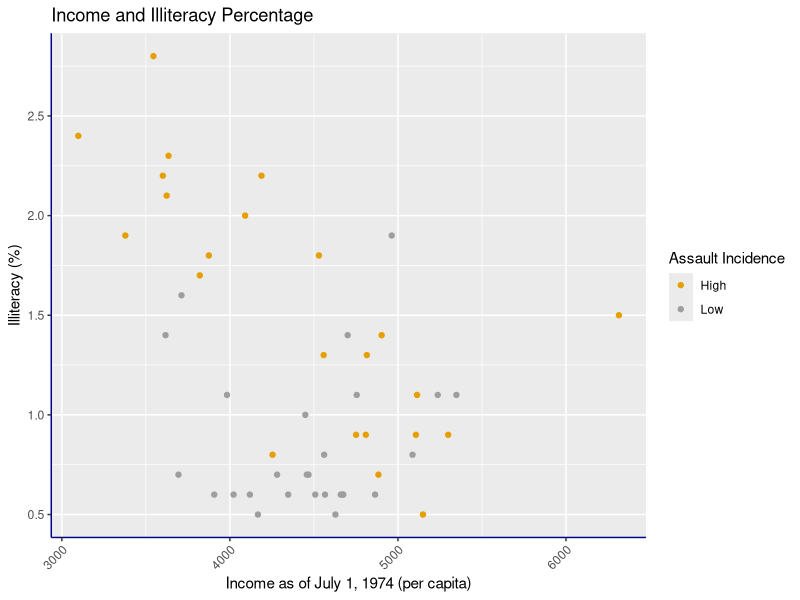
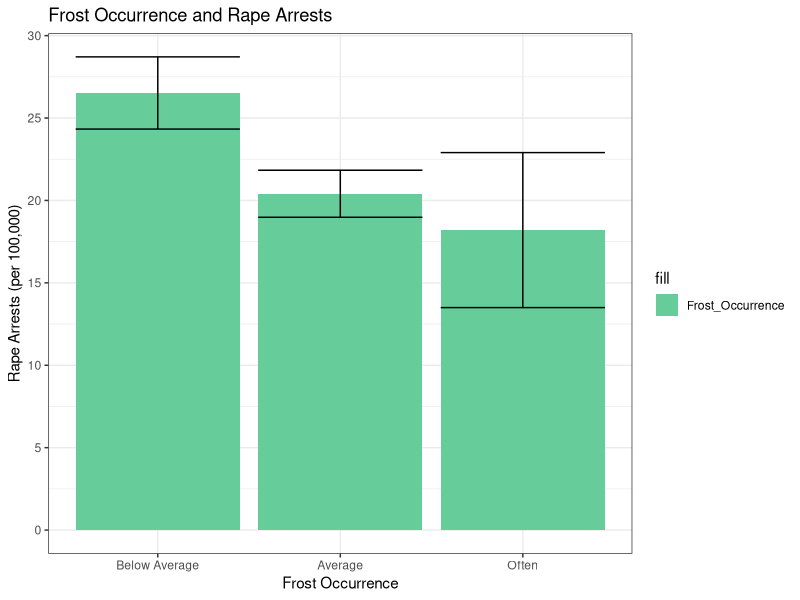
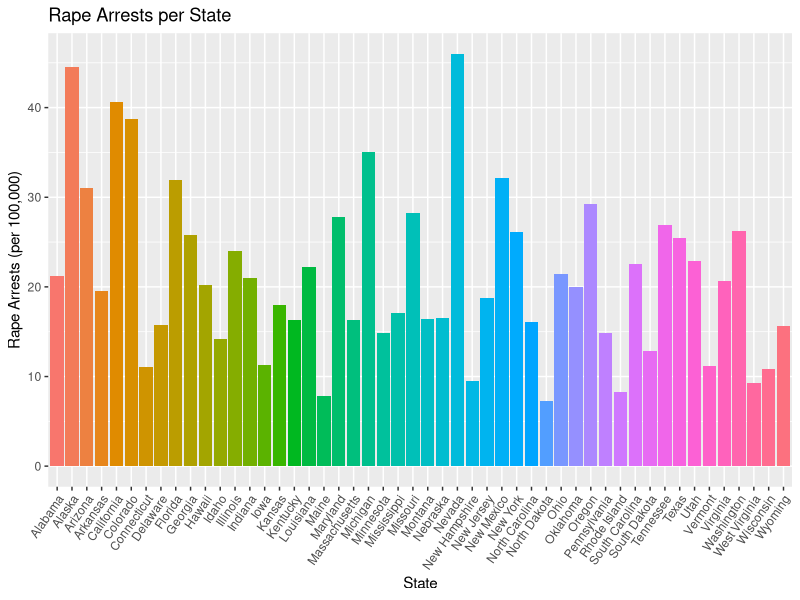
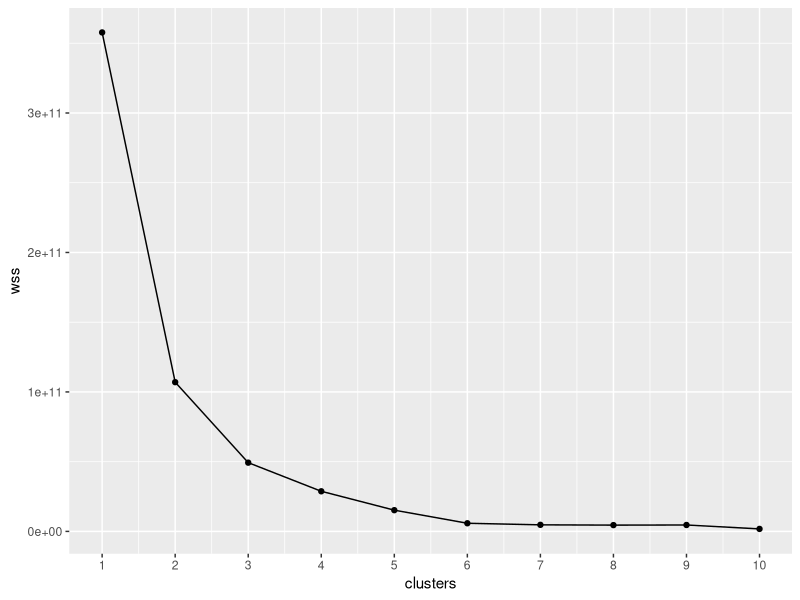
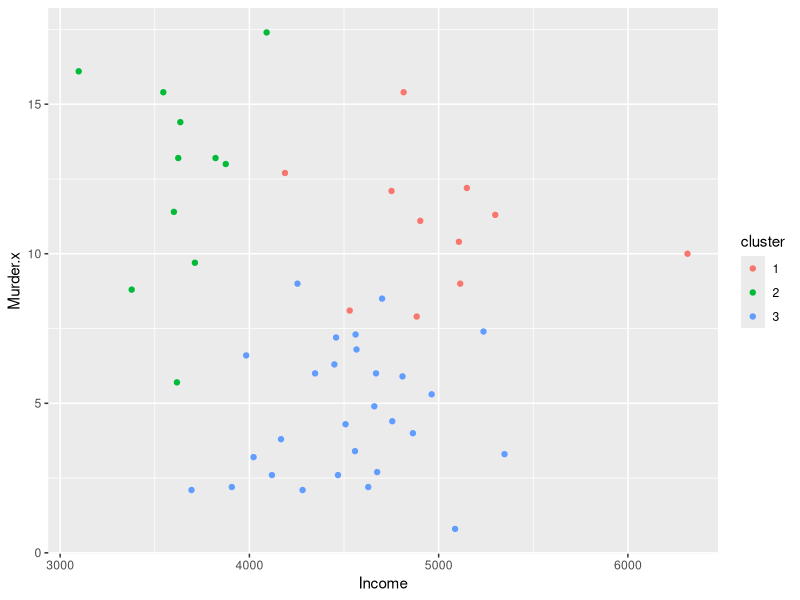
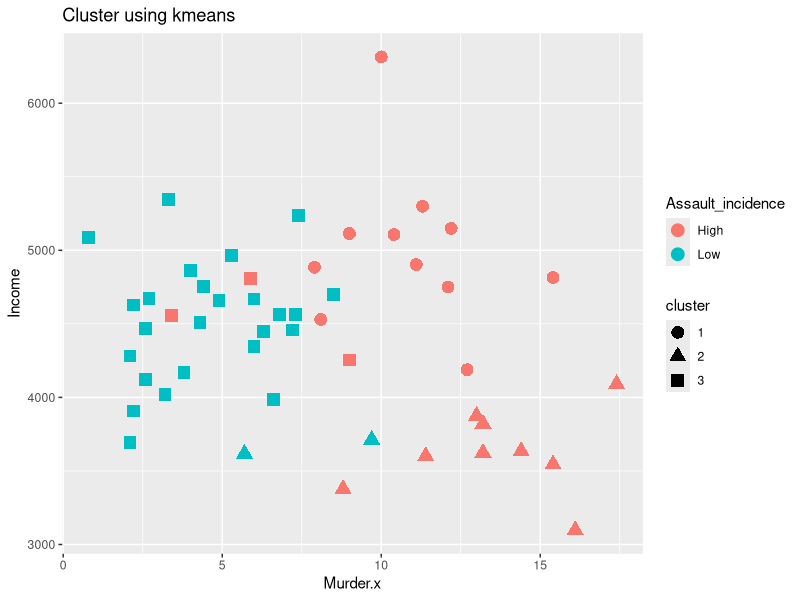
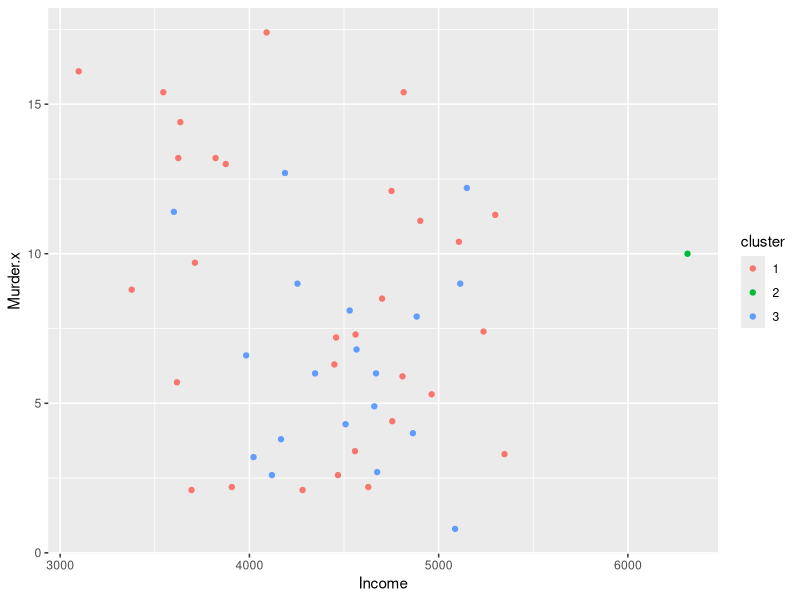

Reproduce these figures in R, in order.
## ---- chunk 1
knitr::opts_chunk$set(echo = TRUE, eval = TRUE, fig.align = "center", 
    warning = F, message = F, tidy = TRUE, tidy.opts = list(width.cutoff = 60), 
    R.options = list(max.print = 100))
## ---- chunk 2
library(datasets)
#install.packages("tidyverse")
library(tidyr)
library(dplyr)
library(ggplot2)
library(cluster)
## ---- chunk 3
Arrests <- setNames(cbind(rownames(USArrests),USArrests, row.names=NULL),c("State", "Murder", "Assault","Urban Pop", "Rape"))
Arrests 
state <- setNames(cbind(rownames(state.x77),state.x77,row.names=NULL),c("State","Population","Income","Illiteracy","Life Exp","Murter","HS Grad","Frost","Area"))
colnames(state)<- c("State","Population","Income","Illiteracy","Life Exp","Murder","HS Grad", "Frost","Area")

## ---- chunk 4
state <- as.data.frame((state))
fullarrests <- full_join(Arrests,state, by= "State")
fullarrests
#fulldataa <-Arrests %>% arrange(State) %>% bind_cols(arrange(state,State))

selectedarrest <- fullarrests %>% select(-Murder.y) %>% mutate(assault_incidence= case_when(Assault >170 ~"High", Assault <= 170~"Low"))
selectedarrest <- selectedarrest %>% mutate_at(2:12, function(x)as.numeric(as.character(x)))

as.data.frame(head(selectedarrest))

untidy<- selectedarrest %>% pivot_wider(names_from = "assault_incidence", values_from= "Assault")
tidy<- untidy %>% pivot_longer(cols=c("High","Low"), names_to="assault_incidence", values_to= "Assault")
tidy
## ---- chunk 5
moddata1 <- fullarrests %>% filter(State== "Texas") %>% select(Assault, Income)

moddata1%>% mutate(assault_incidence = case_when(Assault >170 ~"high", Assault <=170~"low"))
as.data.frame(head(moddata1))

moddata2 <- fullarrests %>% group_by(State) %>% arrange(desc('Urban Pop')) %>% mutate(Rape_per_UrbanPop= Rape/`Urban Pop`)
as.data.frame(head(moddata2))

selectedarrest %>% summarize(mean_Income=mean(Income),sd_Income= sd(Income), variance= var(Income,y=NULL, na.rm=FALSE),count_Income= n(), quantile=qnorm(p=0.5,mean=mean_Income, sd=sd_Income),min_Income=min(Income),max_Income=max(Income),distinct_Income=n_distinct(Income),cor=cor(Murder.x,Income))

selectedarrest %>% group_by(assault_incidence) %>% summarize(mean_murder= mean(Murder.x), sd_murder=sd(Murder.x),min_murder=min(Murder.x), max_murder=max(Murder.x), variance=var(Murder.x,y=NULL, na.rm = FALSE))

## ---- chunk 6
selectedarrest

ggplot(selectedarrest, aes(Income, Illiteracy))+ geom_point(aes(color=assault_incidence))+ xlab("Income as of July 1, 1974 (per capita)")+ ylab("Illiteracy (%)")+ labs(colour= "Assault Incidence")+ theme(axis.text.x= element_text(angle=45, hjust=1))+ ggtitle("Income and Illiteracy Percentage") + scale_y_continuous(breaks= seq(0,3,0.5))+ theme(axis.line=element_line(colour = "darkblue", size=0.5, linetype="solid"))+ scale_color_manual(values = c("#E69F00", "56B4E9"))

## ---- chunk 7
selectedarrest2 <- selectedarrest %>% mutate(Frost_Occurrence= case_when(Frost >156~ "Often", Frost<=156 & Frost>=52~"Average", Frost<52~ "Below Average"))
selectedarrest2


ggplot(selectedarrest2, aes(Frost_Occurrence, y=Rape, fill='Frost_Occurrence'))+ geom_bar(stat="summary", fun.y= "mean")+ geom_errorbar(stat="summary")+ theme(axis.text.x = element_text(angle=0, hjust=0.5))+ ggtitle("Frost Occurrence and Rape Arrests")+ ylab("Rape Arrests (per 100,000)")+ xlab("Frost Occurrence")+ labs(colour= "Frost Occurrence")+ scale_y_continuous(breaks= seq(0,30,5))+ scale_x_discrete(limits= c("Below Average","Average","Often"))+ scale_fill_manual(values= c("#66CC99","#E69F00","#56B4E9"))+ theme_bw()
## ---- chunk 8

ggplot(selectedarrest,aes(State))+ geom_bar(aes(y=Rape, fill=State),stat="summary",fun.y="mean")+ theme(axis.text.x = element_text(angle=55, hjust=1))+ ylab("Rape Arrests (per 100,000)")+ ggtitle("Rape Arrests per State")+ theme(legend.position = "none")

## ---- chunk 9
wss <- vector()
for(i in 1:10){
  temp<- selectedarrest %>% dplyr::select(Murder.x, Assault, 'Urban Pop', Rape, Population, Income, 'Illiteracy', 'Life Exp','HS Grad', Frost, Area) %>% kmeans(.,i)
  wss[i]<- temp$tot.withinss
}

ggplot()+ geom_point(aes(x=1:10, y=wss))+ geom_path(aes(x=1:10, y=wss))+ xlab("clusters")+ scale_x_continuous(breaks=1:10)

cluster_dat <-selectedarrest %>% dplyr::select(Murder.x, Assault, 'Urban Pop', Rape, Population, Income, 'Illiteracy', 'Life Exp','HS Grad', Frost, Area)

kmeans1<- cluster_dat %>% scale %>% kmeans(3)
kmeansclust<- cluster_dat %>% mutate(cluster= as.factor(kmeans1$cluster))
kmeansclust %>% ggplot(aes(Income, Murder.x, color=cluster))+ geom_point()

kmeansclust %>% mutate(Assault_incidence= selectedarrest$assault_incidence) %>% ggplot(aes(Murder.x, Income, color=Assault_incidence, shape=cluster))+ geom_point(size=4)+ ggtitle("Cluster using kmeans")

pam1<- cluster_dat %>% pam(k=3)
pancluster<- cluster_dat %>% mutate(cluster= as.factor(pam1$clustering))
pancluster %>% ggplot(aes(Income, Murder.x, color=cluster))+geom_point()

pancluster %>% group_by(cluster) %>% summarize_if(is.numeric,mean, na.rm=T)
